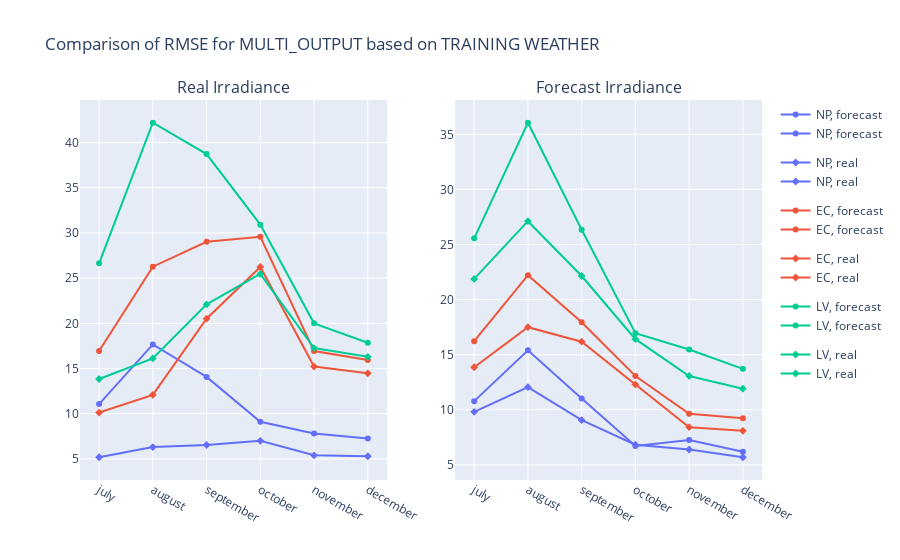

Notebook code for this chart:
### Code cell
df_results_multi_train_irradiance_real    = comparison_metrics_df[comparison_metrics_df["train_irradiance"] == "real"]
df_results_multi_train_irradiance_real    = df_results_multi_train_irradiance_real[df_results_multi_train_irradiance_real["mode"]=="multi"]
df_results_multi_train_irradiance_forecast   = comparison_metrics_df[comparison_metrics_df["train_irradiance"] == "forecast"]
df_results_multi_train_irradiance_forecast   = df_results_multi_train_irradiance_forecast[df_results_multi_train_irradiance_forecast["mode"]=="multi"]

fig1 = px.line(df_results_multi_train_irradiance_real, x = 'month', y = 'RMSE', 
              color = 'source', 
              symbol = 'predict_irradiance', hover_name = 'predict_irradiance')

fig2 = px.line(df_results_multi_train_irradiance_forecast, x = 'month', y = 'RMSE', 
              color = 'source', 
              symbol = 'predict_irradiance', hover_name = 'predict_irradiance')

fig = make_subplots(rows=1, cols=2, subplot_titles=('Real Irradiance', 'Forecast Irradiance'))

for trace in fig1['data']:
    fig.add_trace(trace, row=1, col=1)

for trace in fig2['data']:
    fig.add_trace(trace, row=1, col=2)

fig.update_layout( title_text="Comparison of RMSE for MULTI_OUTPUT based on TRAINING WEATHER")

fig.show()

### Figure 1 — Plotly figure (JSON) as saved in the notebook; plotly's stock layout.template omitted (floating-point values rounded to 4 significant figures)
{"data": [{"hovertemplate": "<b>%{hovertext}</b><br><br>source=NP<br>predict_irradiance=forecast<br>month=%{x}<br>RMSE=%{y}<extra></extra>", "hovertext": ["forecast", "forecast", "forecast", "forecast", "forecast", "forecast"], "legendgroup": "NP, forecast", "line": {"color": "#636efa", "dash": "solid"}, "marker": {"symbol": "circle"}, "mode": "markers+lines", "name": "NP, forecast", "orientation": "v", "showlegend": true, "type": "scatter", "x": ["july", "august", "september", "october", "november", "december"], "xaxis": "x", "y": [11.07, 17.67, 14.08, 9.113, 7.821, 7.267], "yaxis": "y"}, {"hovertemplate": "<b>%{hovertext}</b><br><br>source=NP<br>predict_irradiance=real<br>month=%{x}<br>RMSE=%{y}<extra></extra>", "hovertext": ["real", "real", "real", "real", "real", "real"], "legendgroup": "NP, real", "line": {"color": "#636efa", "dash": "solid"}, "marker": {"symbol": "diamond"}, "mode": "markers+lines", "name": "NP, real", "orientation": "v", "showlegend": true, "type": "scatter", "x": ["july", "august", "september", "october", "november", "december"], "xaxis": "x", "y": [5.185, 6.316, 6.539, 7.0, 5.403, 5.298], "yaxis": "y"}, {"hovertemplate": "<b>%{hovertext}</b><br><br>source=EC<br>predict_irradiance=forecast<br>month=%{x}<br>RMSE=%{y}<extra></extra>", "hovertext": ["forecast", "forecast", "forecast", "forecast", "forecast", "forecast"], "legendgroup": "EC, forecast", "line": {"color": "#EF553B", "dash": "solid"}, "marker": {"symbol": "circle"}, "mode": "markers+lines", "name": "EC, forecast", "orientation": "v", "showlegend": true, "type": "scatter", "x": ["july", "august", "september", "october", "november", "december"], "xaxis": "x", "y": [16.95, 26.27, 29.03, 29.58, 16.93, 15.94], "yaxis": "y"}, {"hovertemplate": "<b>%{hovertext}</b><br><br>source=EC<br>predict_irradiance=real<br>month=%{x}<br>RMSE=%{y}<extra></extra>", "hovertext": ["real", "real", "real", "real", "real", "real"], "legendgroup": "EC, real", "line": {"color": "#EF553B", "dash": "solid"}, "marker": {"symbol": "diamond"}, "mode": "markers+lines", "name": "EC, real", "orientation": "v", "showlegend": true, "type": "scatter", "x": ["july", "august", "september", "october", "november", "december"], "xaxis": "x", "y": [10.13, 12.09, 20.51, 26.24, 15.22, 14.47], "yaxis": "y"}, {"hovertemplate": "<b>%{hovertext}</b><br><br>source=LV<br>predict_irradiance=forecast<br>month=%{x}<br>RMSE=%{y}<extra></extra>", "hovertext": ["forecast", "forecast", "forecast", "forecast", "forecast", "forecast"], "legendgroup": "LV, forecast", "line": {"color": "#00cc96", "dash": "solid"}, "marker": {"symbol": "circle"}, "mode": "markers+lines", "name": "LV, forecast", "orientation": "v", "showlegend": true, "type": "scatter", "x": ["july", "august", "september", "october", "november", "december"], "xaxis": "x", "y": [26.65, 42.19, 38.73, 30.92, 20.0, 17.85], "yaxis": "y"}, {"hovertemplate": "<b>%{hovertext}</b><br><br>source=LV<br>predict_irradiance=real<br>month=%{x}<br>RMSE=%{y}<extra></extra>", "hovertext": ["real", "real", "real", "real", "real", "real"], "legendgroup": "LV, real", "line": {"color": "#00cc96", "dash": "solid"}, "marker": {"symbol": "diamond"}, "mode": "markers+lines", "name": "LV, real", "orientation": "v", "showlegend": true, "type": "scatter", "x": ["july", "august", "september", "october", "november", "december"], "xaxis": "x", "y": [13.84, 16.12, 22.09, 25.47, 17.27, 16.29], "yaxis": "y"}, {"hovertemplate": "<b>%{hovertext}</b><br><br>source=NP<br>predict_irradiance=forecast<br>month=%{x}<br>RMSE=%{y}<extra></extra>", "hovertext": ["forecast", "forecast", "forecast", "forecast", "forecast", "forecast"], "legendgroup": "NP, forecast", "line": {"color": "#636efa", "dash": "solid"}, "marker": {"symbol": "circle"}, "mode": "markers+lines", "name": "NP, forecast", "orientation": "v", "showlegend": true, "type": "scatter", "x": ["july", "august", "september", "october", "november", "december"], "xaxis": "x2", "y": [10.78, 15.4, 11.03, 6.712, 7.264, 6.186], "yaxis": "y2"}, {"hovertemplate": "<b>%{hovertext}</b><br><br>source=NP<br>predict_irradiance=real<br>month=%{x}<br>RMSE=%{y}<extra></extra>", "hovertext": ["real", "real", "real", "real", "real", "real"], "legendgroup": "NP, real", "line": {"color": "#636efa", "dash": "solid"}, "marker": {"symbol": "diamond"}, "mode": "markers+lines", "name": "NP, real", "orientation": "v", "showlegend": true, "type": "scatter", "x": ["july", "august", "september", "october", "november", "december"], "xaxis": "x2", "y": [9.811, 12.05, 9.052, 6.832, 6.393, 5.691], "yaxis": "y2"}, {"hovertemplate": "<b>%{hovertext}</b><br><br>source=EC<br>predict_irradiance=forecast<br>month=%{x}<br>RMSE=%{y}<extra></extra>", "hovertext": ["forecast", "forecast", "forecast", "forecast", "forecast", "forecast"], "legendgroup": "EC, forecast", "line": {"color": "#EF553B", "dash": "solid"}, "marker": {"symbol": "circle"}, "mode": "markers+lines", "name": "EC, forecast", "orientation": "v", "showlegend": true, "type": "scatter", "x": ["july", "august", "september", "october", "november", "december"], "xaxis": "x2", "y": [16.22, 22.21, 17.94, 13.06, 9.641, 9.229], "yaxis": "y2"}, {"hovertemplate": "<b>%{hovertext}</b><br><br>source=EC<br>predict_irradiance=real<br>month=%{x}<br>RMSE=%{y}<extra></extra>", "hovertext": ["real", "real", "real", "real", "real", "real"], "legendgroup": "EC, real", "line": {"color": "#EF553B", "dash": "solid"}, "marker": {"symbol": "diamond"}, "mode": "markers+lines", "name": "EC, real", "orientation": "v", "showlegend": true, "type": "scatter", "x": ["july", "august", "september", "october", "november", "december"], "xaxis": "x2", "y": [13.86, 17.49, 16.18, 12.28, 8.418, 8.086], "yaxis": "y2"}, {"hovertemplate": "<b>%{hovertext}</b><br><br>source=LV<br>predict_irradiance=forecast<br>month=%{x}<br>RMSE=%{y}<extra></extra>", "hovertext": ["forecast", "forecast", "forecast", "forecast", "forecast", "forecast"], "legendgroup": "LV, forecast", "line": {"color": "#00cc96", "dash": "solid"}, "marker": {"symbol": "circle"}, "mode": "markers+lines", "name": "LV, forecast", "orientation": "v", "showlegend": true, "type": "scatter", "x": ["july", "august", "september", "october", "november", "december"], "xaxis": "x2", "y": [25.56, 36.05, 26.33, 16.95, 15.47, 13.71], "yaxis": "y2"}, {"hovertemplate": "<b>%{hovertext}</b><br><br>source=LV<br>predict_irradiance=real<br>month=%{x}<br>RMSE=%{y}<extra></extra>", "hovertext": ["real", "real", "real", "real", "real", "real"], "legendgroup": "LV, real", "line": {"color": "#00cc96", "dash": "solid"}, "marker": {"symbol": "diamond"}, "mode": "markers+lines", "name": "LV, real", "orientation": "v", "showlegend": true, "type": "scatter", "x": ["july", "august", "september", "october", "november", "december"], "xaxis": "x2", "y": [21.88, 27.12, 22.14, 16.41, 13.06, 11.91], "yaxis": "y2"}], "layout": {"annotations": [{"font": {"size": 16}, "showarrow": false, "text": "Real Irradiance", "x": 0.225, "xanchor": "center", "xref": "paper", "y": 1, "yanchor": "bottom", "yref": "paper"}, {"font": {"size": 16}, "showarrow": false, "text": "Forecast Irradiance", "x": 0.775, "xanchor": "center", "xref": "paper", "y": 1, "yanchor": "bottom", "yref": "paper"}], "title": {"text": "Comparison of RMSE for MULTI_OUTPUT based on TRAINING WEATHER"}, "xaxis": {"anchor": "y", "domain": [0, 0.45]}, "xaxis2": {"anchor": "y2", "domain": [0.55, 1]}, "yaxis": {"anchor": "x", "domain": [0, 1]}, "yaxis2": {"anchor": "x2", "domain": [0, 1]}}}
